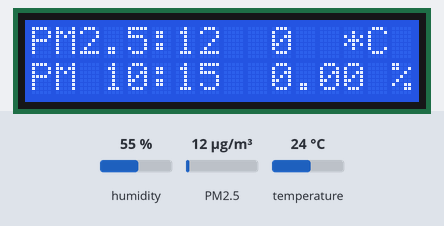
Bench run of a sketch on a simulated ESP32. On the bench: 16×2 character LCD. Inputs (shaded band) come from the test bench; at power-on: humidity 55 %, PM2.5 12 µg/m³, temperature 24 °C. WiFi joins after 1.5 s; servers stay silent unless stated; no MQTT or app messages arrive unless stated; what the sketch prints to the serial monitor is not drawn.

Above: at 2.7 s.
2.8 s: humidity set to 22 %
At 5.4 s:
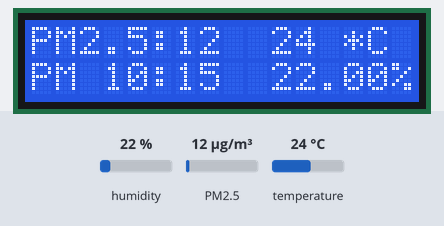
6.6 s: PM2.5 set to 6 µg/m³
At 7.5 s:
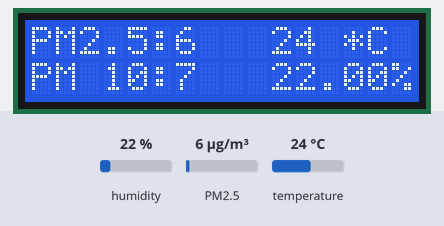
8.2 s: PM2.5 set to 150 µg/m³
At 10.0 s:
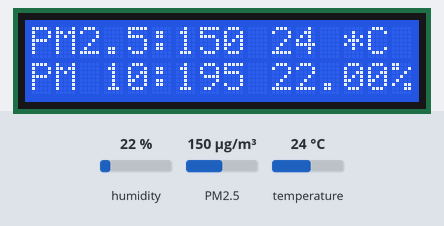
20.4 s: temperature set to 12 °C
At 25.8 s:
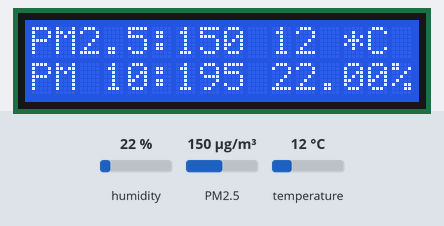
39.0 s: humidity set to 40 %
At 41.8 s:
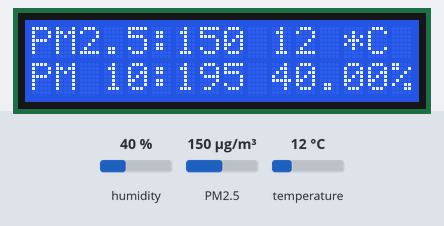
Timing chart, 0 to 43.0 s (numbered marks = the images above; inputs shaded):
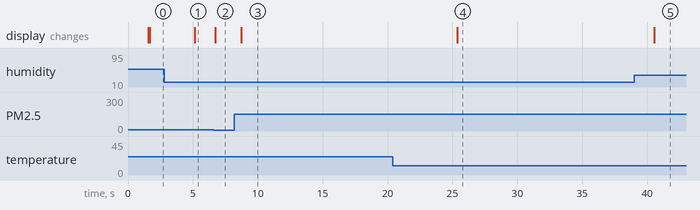

The sketch:

takingtest.ino
```cpp
#include <WiFi.h>
#include <PubSubClient.h>
#include <ArduinoJson.h>
#include "PMS.h"
#include "DHT.h"
#include <LiquidCrystal_I2C.h>


#define DHTTYPE DHT11

WiFiClient espClient;
PubSubClient client(espClient);

const char* ssid = "SK_WiFiGIGAB590_2.4G";
const char* password = "1910041560";
const char* mqtt_server = "192.168.35.185";
const char* esp32_1_topic ="webESpms";
PMS pms(Serial2);
PMS::DATA data;
String pm2_5;
String pm10;
int lcdColumns = 16;
int lcdRows = 2;
const int DHTPin = 33;
DHT dht(DHTPin, DHTTYPE);
int DHT_t;
float DHT_h;
long taskTime = millis();
long lastTaskTime = 0;
long lastPMSTime = 0;
char Jbuffer[100];

LiquidCrystal_I2C lcd(0x3F, lcdColumns, lcdRows);

void setup() {
  dht.begin();
  Serial.begin(115200);
  Serial2.begin(9600);
  setup_wifi();
  client.setServer(mqtt_server, 1883);
  lcd.init();
  lcd.backlight();
}

void loop() {
  if (!client.connected()) {
    reconnect();
  }
  if(!client.loop())
    client.connect("ESP32_1");
  taskTime = millis();
  if (taskTime - lastPMSTime > 100) {
    lastPMSTime = taskTime;
    lcd.clear();
    if (pms.read(data))
    {
      pm2_5 = String(data.PM_AE_UG_2_5);
      pm10 = String(data.PM_AE_UG_10_0);
      Serial.print("PM 1.0 (ug/m3): ");
      Serial.println(data.PM_AE_UG_1_0);
      Serial.print("PM 2.5 (ug/m3): ");
      Serial.println(data.PM_AE_UG_2_5);
      Serial.print("PM 10.0 (ug/m3): ");
      Serial.println(data.PM_AE_UG_10_0);
      Serial.println();
      while(Serial2.available())
      Serial2.read();
    }
    if (taskTime - lastTaskTime > 5000) {
    lastTaskTime = taskTime;
    DHT_h = dht.readHumidity();
    DHT_t = dht.readTemperature();
    float f = dht.readTemperature(true);
    Serial.print("Humidity: ");
    Serial.print(DHT_h);
    Serial.print(" %\t Temperature: ");
    Serial.print(DHT_t);
    Serial.print(" *C ");
    Serial.print(f);
    Serial.println();
    makeMQTT_JSON(lastTaskTime, DHT_t, DHT_h, pm2_5, pm10);
    }
    lcd.setCursor(0, 0);
    lcd.print("PM2.5:");
    lcd.setCursor(6, 0);
    lcd.print(pm2_5);
    lcd.setCursor(0, 1);
    lcd.print("PM 10:");
    lcd.setCursor(6, 1);
    lcd.print(pm10);
    lcd.setCursor(10, 0);
    lcd.print(DHT_t);
    lcd.setCursor(13, 0);
    lcd.print("*C");
    lcd.setCursor(10, 1);
    lcd.print(DHT_h);
    lcd.setCursor(15, 1);
    lcd.print("%");
  }
  if (taskTime > 10800000)
  {
    Serial.println("restart ESP32");
    ESP.restart();
  }
}


void setup_wifi() {
  delay(10);
  Serial.println();
  Serial.print("Connecting to ");
  Serial.println(ssid);
  WiFi.begin(ssid, password);
  while (WiFi.status() != WL_CONNECTED) {
    delay(500);
    Serial.print(".");
  }
  Serial.println("");
  Serial.print("WiFi connected - ESP IP address: ");
  Serial.println(WiFi.localIP());
}

void makeMQTT_JSON(long NT, float temp, float humidity, String pms2_5, String pms10) {

  while (!Serial) continue;
  DynamicJsonDocument doc(224);
  doc["time"]  = NT;
  doc["DHT_temp"]  = temp;
  doc["DHT_humidity"]  = humidity;
  doc["PMS_data1"]  = pms2_5;
  doc["PMS_data2"]  = pms10;

  int num1 = serializeJson(doc, Jbuffer);
  Serial.print("create string bytes:");
  Serial.println(num1);
  client.publish(esp32_1_topic, Jbuffer);
}

void reconnect() {
  while (!client.connected()) {
    Serial.print("Attempting MQTT connection...");
    if (client.connect("ESP32_1")) {
      Serial.println("connected");
    } else {
      Serial.print("failed, rc=");
      Serial.print(client.state());
      Serial.println("try again after 5 seconds");
      delay(5000);
    }
  }
}
```

Measured:
- after the input at 6.6 s, the display: changes after 0.12 s (image 2)
- after the input at 8.2 s, the display: changes after 0.54 s (image 3)
- after the input at 20.4 s, the display: changes after 5.0 s (image 4)
- after the input at 39.0 s, the display: changes after 1.6 s (image 5)
